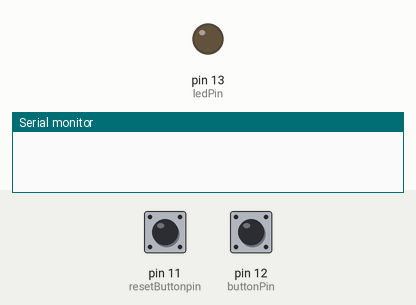
Recording of a sketch running on a simulated Arduino Uno, built with avr-gcc and run on an emulated ATmega328P. Parts: output pins drawn as LEDs (lit = HIGH), the last lines printed to the serial monitor. The test bench sets the inputs (shaded band); at power-on: pin 12 (buttonPin) HIGH, pin 11 (resetButtonpin) HIGH. EEPROM starts erased.

Above: at 1.2 s.
1.3 s: pin 12 (buttonPin) pulled LOW for 0.15 s
At 1.42 s:
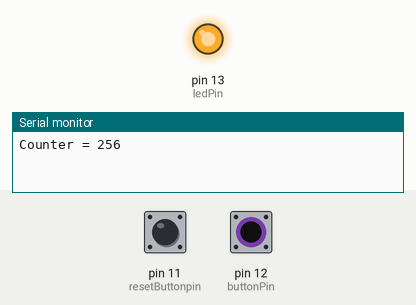
4.6 s: pin 12 (buttonPin) pulled LOW for 3.2 s
At 8.5 s:
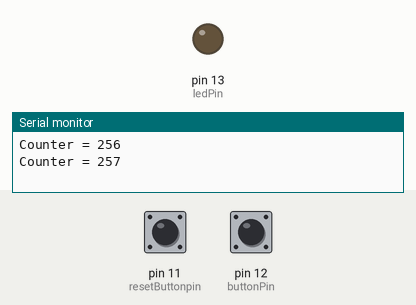
Timing chart, 0 to 10.0 s (numbered marks = the images above; inputs shaded):
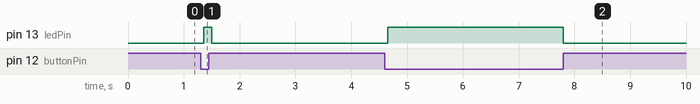

The sketch:

ITC_EEPROM_test.ino
```cpp
#include <EEPROM.h>
#include <TimerOne.h>

#define ledPin 13
#define buttonPin 12
#define resetButtonpin 11
#define debounce 150

byte lastButtonState = 1;
int lastPress = 0;
int counter = 0,reset_round = 0;

void setup()
{
  Serial.begin(9600);
  pinMode(buttonPin, INPUT_PULLUP);
  pinMode(resetButtonpin, INPUT_PULLUP);
  pinMode(ledPin, OUTPUT);

  counter = EEPROM.read(0);
  reset_round = EEPROM.read(sizeof(counter));
//  EEPROM.write(0, 0);
}

int red,reset;
//Once out of power or stop running , counter still be the lasted value as it'been press

void loop()
{
  red = digitalRead(buttonPin);
  reset = digitalRead(resetButtonpin);


  if (millis() - lastPress >= debounce)
  {
    lastPress = millis();
    //press to count
    if (red == 0 && lastButtonState == 1)
    {
      counter++;
      EEPROM.put(0, counter);
      //lastPress = millis();
      digitalWrite(ledPin, HIGH);
      lastButtonState = 0;

      Serial.print("Counter = ");
      EEPROM.get(0, counter);
      Serial.println(counter);
    }

    if(red == 1 && lastButtonState == 0)
    {
      digitalWrite(ledPin, LOW);
      lastButtonState = 1;
    }

    //reset section
     if (reset == 0)
    {
      // lastPress = millis();
       counter=0;
       reset_round++;
       Serial.print("reset round = ");
       Serial.println(reset_round);

       EEPROM.put(0, counter);
       EEPROM.get(0, counter);

       EEPROM.put(sizeof(counter), reset_round);
       EEPROM.get(sizeof(counter), reset_round);

       Serial.println(sizeof(counter));
    }
  }

}
```

Measured:
- after the input at 1.3 s, pin 13 (ledPin): LOW → HIGH after 0.05 s, → LOW 0.15 s later
- after the input at 4.6 s, pin 13 (ledPin): LOW → HIGH after 0.05 s, → LOW 3.1 s later
